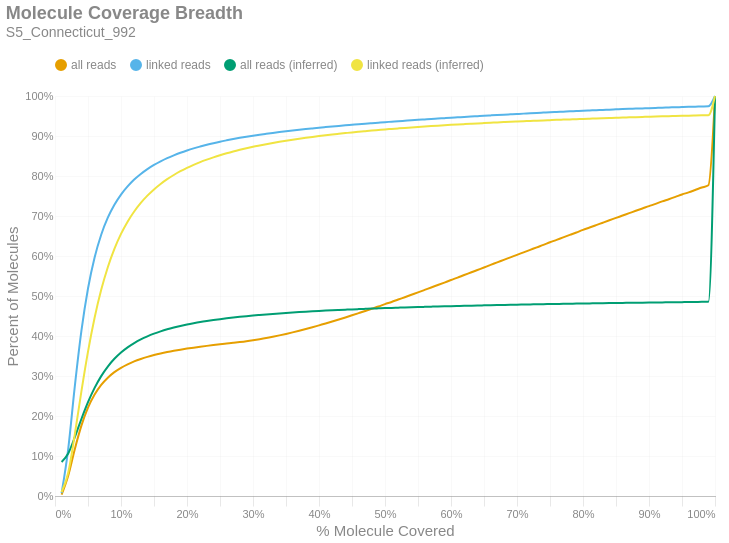

Here is the notebook cell this chart was saved with:
### Markdown cell above
### Molecule Read Coverage
This chart shows molecule coverage breadth as computed by the number of bases aligned to that molecule. In other words, "*how much of each unique long molecule is actually sequenced/aligned?*" Keep in mind there is a distinction between sequences and alignments, since some sequences belonging to a particular molecule may not align well and wouldn't appear in the alignment data. This chart also shows molecule coverage breadth as computed by the *inferred fragment* from which the aligned sequences originate. Unlike read coverage, this calculation takes into account the total insert size, including unsequenced gaps between the forward and reverse reads. Like the previous figures, these are cumulative percents.

### Code cell
if SKIPLR:
    print_html(f"Skipped")
else:
    binned_df = consolidated_hist(valids['coverage_bp'], mask, 0.01, True)
    binned_df_inf = consolidated_hist(valids['coverage_inserts'], mask, 0.01, True)
    binned_df = binned_df.with_columns(pl.lit(binned_df_inf['all reads (cumsum)']).alias('all reads (inferred)'))
    binned_df = binned_df.with_columns(pl.lit(binned_df_inf['linked reads (cumsum)']).alias('linked reads (inferred)'))
    binned_df = binned_df.with_columns(
        (pl.col('bin').cast(pl.Float64) + 0.01).alias('right_edge')
    )

    with SafeRender(binned_df):
        (
            density_plot(binned_df, 'Molecule Coverage Breadth', samplename, 'molcov', ['all reads (inferred)','linked reads (inferred)'])
            .encode(
                #x=alt.X('bin:Q', title="% Molecule Covered").axis(format = '%').scale(padding=0),
                x=alt.X('right_edge:Q', title="% Molecule Covered").axis(format='%').scale(padding=0),
                y=alt.Y('value:Q', title='Percent of Molecules')
                    .axis(format='%')
                    .stack(False)
                    .scale(domainMin=0, padding=0),
                color=alt.Color("key:N").scale(domain = ["all reads", "linked reads", "all reads (inferred)", "linked reads (inferred)"]),
                tooltip = [
                    alt.Tooltip("key:N", title = "Data Type"),
                    alt.Tooltip("range_label:N", title="% Molecule Covered"),
                    alt.Tooltip("value:Q", format = ".2%", title="% Molecules")
                ]
            )
        ).display()

### Figure 1 — Vega-Lite specification as saved in the notebook (floating-point values rounded to 4 significant figures)
{"width": "container", "height": 400, "config": {"title": {"anchor": "start", "dy": -15, "fontSize": 18, "color": "#888888", "subtitleColor": "#888888", "subtitleFontSize": 14}, "arc": {"fill": "#0072B2"}, "axis": {"domainColor": "#888888", "domainWidth": 0.5, "gridWidth": 0.2, "grid": false, "titleFontWeight": 400, "titleFontSize": 15, "labelFontSize": 11, "labelColor": "#888888", "tickColor": "#888888", "tickWidth": 0.2, "titleColor": "#888888"}, "axisBand": {"grid": false}, "axisX": {"grid": true, "tickSize": 10, "domainCap": "round"}, "axisY": {"domain": false, "grid": true, "tickSize": 0, "domainCap": "round"}, "background": "transparent", "header": {"labelFontSize": 15, "labelColor": "#888888", "titleFontSize": 15, "titleFontWeight": 600, "titleColor": "#888888"}, "legend": {"labelFont": "sans-serif", "labelFontSize": 12, "labelColor": "#888888", "symbolSize": 100, "symbolType": "circle", "titleFontSize": 12, "titlePadding": 10, "titleColor": "#888888", "title": null, "orient": "top"}, "range": {"category": ["#E69F00", "#56B4E9", "#009E73", "#F0E442", "#0072B2", "#D55E00", "#CC79A7", "#000000"], "diverging": ["#cfe8f3", "#a2d4ec", "#73bfe2", "#46abdb", "#1696d2", "#12719e"]}, "area": {"fill": "#0072B2", "fillOpacity": 0.7, "line": true, "strokeOpacity": 0.7}, "line": {"color": "#0072B2", "stroke": "#0072B2", "strokeWidth": 2}, "trail": {"color": "#0072B2", "stroke": "#0072B2", "strokeWidth": 0, "size": 1}, "point": {"filled": true, "fillOpacity": 1.0, "size": 95}, "text": {"color": "#888888", "fontSize": 11, "align": "right", "fontWeight": 400, "size": 11}, "bar": {"fill": "#0072B2", "stroke": null}, "view": {"stroke": null, "continuousWidth": 660, "continuousHeight": 400}}, "data": {"name": "data-ac7a5d39d51f05a14d802abb3b136f3e"}, "mark": {"type": "line", "interpolate": "monotone", "point": {"opacity": 0, "size": 275}}, "encoding": {"color": {"field": "key", "scale": {"domain": ["all reads", "linked reads", "all reads (inferred)", "linked reads (inferred)"]}, "type": "nominal"}, "tooltip": [{"field": "key", "title": "Data Type", "type": "nominal"}, {"field": "range_label", "title": "% Molecule Covered", "type": "nominal"}, {"field": "value", "format": ".2%", "title": "% Molecules", "type": "quantitative"}], "x": {"axis": {"format": "%"}, "field": "right_edge", "scale": {"padding": 0}, "title": "% Molecule Covered", "type": "quantitative"}, "y": {"axis": {"format": "%"}, "field": "value", "scale": {"domainMin": 0, "padding": 0}, "stack": false, "title": "Percent of Molecules", "type": "quantitative"}}, "params": [{"name": "param_c36ac31b6afebe62", "select": {"type": "point", "fields": ["key"]}, "bind": "legend"}], "title": {"text": "Molecule Coverage Breadth", "subtitle": "S5_Connecticut_992"}, "transform": [{"fold": ["all reads (cumsum)", "linked reads (cumsum)", "all reads (inferred)", "linked reads (inferred)"]}, {"calculate": "replace(datum.key, ' (cumsum)', '')", "as": "key"}, {"filter": {"param": "param_c36ac31b6afebe62"}}], "usermeta": {"embedOptions": {"downloadFileName": "S5_Connecticut_992.molcov"}}, "$schema": "https://vega.github.io/schema/vega-lite/v6.1.0.json", "datasets": {"data-ac7a5d39d51f05a14d802abb3b136f3e": [{"bin": "0.0", "interval": "0.0-0.01", "all reads": 0.003328, "linked reads": 0.007009, "all reads (cumsum)": 0.003328, "linked reads (cumsum)": 0.007009, "range_label": "0.0-0.01", "all reads (inferred)": 0.08496, "linked reads (inferred)": 0.009727, "right_edge": 0.01}, {"bin": "0.01", "interval": "0.01-0.02", "all reads": 0.0473, "linked reads": 0.1103, "all reads (cumsum)": 0.05063, "linked reads (cumsum)": 0.1173, "range_label": "0.01-0.02", "all reads (inferred)": 0.1061, "linked reads (inferred)": 0.05801, "right_edge": 0.02}, {"bin": "0.02", "interval": "0.02-0.03", "all reads": 0.06653, "linked reads": 0.1568, "all reads (cumsum)": 0.1172, "linked reads (cumsum)": 0.2741, "range_label": "0.02-0.03", "all reads (inferred)": 0.147, "linked reads (inferred)": 0.1539, "right_edge": 0.03}, {"bin": "0.03", "interval": "0.03-0.04", "all reads": 0.05865, "linked reads": 0.1385, "all reads (cumsum)": 0.1758, "linked reads (cumsum)": 0.4126, "range_label": "0.03-0.04", "all reads (inferred)": 0.1925, "linked reads (inferred)": 0.2614, "right_edge": 0.04}, {"bin": "0.04", "interval": "0.04-0.05", "all reads": 0.04495, "linked reads": 0.1062, "all reads (cumsum)": 0.2208, "linked reads (cumsum)": 0.5188, "range_label": "0.04-0.05", "all reads (inferred)": 0.2345, "linked reads (inferred)": 0.3608, "right_edge": 0.05}, {"bin": "0.05", "interval": "0.05-0.06", "all reads": 0.03289, "linked reads": 0.07758, "all reads (cumsum)": 0.2537, "linked reads (cumsum)": 0.5964, "range_label": "0.05-0.06", "all reads (inferred)": 0.2703, "linked reads (inferred)": 0.4456, "right_edge": 0.06}, {"bin": "0.06", "interval": "0.06-0.07", "all reads": 0.02414, "linked reads": 0.05687, "all reads (cumsum)": 0.2778, "linked reads (cumsum)": 0.6533, "range_label": "0.06-0.07", "all reads (inferred)": 0.2997, "linked reads (inferred)": 0.5154, "right_edge": 0.07}, {"bin": "0.07", "interval": "0.07-0.08", "all reads": 0.01804, "linked reads": 0.04244, "all reads (cumsum)": 0.2958, "linked reads (cumsum)": 0.6957, "range_label": "0.07-0.08", "all reads (inferred)": 0.3236, "linked reads (inferred)": 0.572, "right_edge": 0.08}, {"bin": "0.08", "interval": "0.08-0.09", "all reads": 0.01381, "linked reads": 0.03246, "all reads (cumsum)": 0.3096, "linked reads (cumsum)": 0.7282, "range_label": "0.08-0.09", "all reads (inferred)": 0.343, "linked reads (inferred)": 0.6178, "right_edge": 0.09}, {"bin": "0.09", "interval": "0.09-0.1", "all reads": 0.01086, "linked reads": 0.02543, "all reads (cumsum)": 0.3205, "linked reads (cumsum)": 0.7536, "range_label": "0.09-0.1", "all reads (inferred)": 0.3588, "linked reads (inferred)": 0.6553, "right_edge": 0.1}, {"bin": "0.1", "interval": "0.1-0.11", "all reads": 0.008704, "linked reads": 0.02032, "all reads (cumsum)": 0.3292, "linked reads (cumsum)": 0.7739, "range_label": "0.1-0.11", "all reads (inferred)": 0.3717, "linked reads (inferred)": 0.6859, "right_edge": 0.11}, {"bin": "0.11", "interval": "0.11-0.12", "all reads": 0.00738, "linked reads": 0.0172, "all reads (cumsum)": 0.3366, "linked reads (cumsum)": 0.7911, "range_label": "0.11-0.12", "all reads (inferred)": 0.3825, "linked reads (inferred)": 0.7112, "right_edge": 0.12}, {"bin": "0.12", "interval": "0.12-0.13", "all reads": 0.006004, "linked reads": 0.01394, "all reads (cumsum)": 0.3426, "linked reads (cumsum)": 0.8051, "range_label": "0.12-0.13", "all reads (inferred)": 0.3916, "linked reads (inferred)": 0.7328, "right_edge": 0.13}, {"bin": "0.13", "interval": "0.13-0.14", "all reads": 0.005213, "linked reads": 0.01207, "all reads (cumsum)": 0.3478, "linked reads (cumsum)": 0.8171, "range_label": "0.13-0.14", "all reads (inferred)": 0.3992, "linked reads (inferred)": 0.7509, "right_edge": 0.14}, {"bin": "0.14", "interval": "0.14-0.15", "all reads": 0.004522, "linked reads": 0.01042, "all reads (cumsum)": 0.3523, "linked reads (cumsum)": 0.8276, "range_label": "0.14-0.15", "all reads (inferred)": 0.4059, "linked reads (inferred)": 0.7665, "right_edge": 0.15}, {"bin": "0.15", "interval": "0.15-0.16", "all reads": 0.003942, "linked reads": 0.009044, "all reads (cumsum)": 0.3563, "linked reads (cumsum)": 0.8366, "range_label": "0.15-0.16", "all reads (inferred)": 0.4116, "linked reads (inferred)": 0.7801, "right_edge": 0.16}, {"bin": "0.16", "interval": "0.16-0.17", "all reads": 0.003526, "linked reads": 0.008001, "all reads (cumsum)": 0.3598, "linked reads (cumsum)": 0.8446, "range_label": "0.16-0.17", "all reads (inferred)": 0.4167, "linked reads (inferred)": 0.7921, "right_edge": 0.17}, {"bin": "0.17", "interval": "0.17-0.18", "all reads": 0.003186, "linked reads": 0.007123, "all reads (cumsum)": 0.363, "linked reads (cumsum)": 0.8517, "range_label": "0.17-0.18", "all reads (inferred)": 0.4211, "linked reads (inferred)": 0.8025, "right_edge": 0.18}, {"bin": "0.18", "interval": "0.18-0.19", "all reads": 0.002883, "linked reads": 0.006365, "all reads (cumsum)": 0.3659, "linked reads (cumsum)": 0.8581, "range_label": "0.18-0.19", "all reads (inferred)": 0.4251, "linked reads (inferred)": 0.8119, "right_edge": 0.19}, {"bin": "0.19", "interval": "0.19-0.2", "all reads": 0.002625, "linked reads": 0.005733, "all reads (cumsum)": 0.3685, "linked reads (cumsum)": 0.8638, "range_label": "0.19-0.2", "all reads (inferred)": 0.4287, "linked reads (inferred)": 0.8203, "right_edge": 0.2}, {"bin": "0.2", "interval": "0.2-0.21", "all reads": 0.002404, "linked reads": 0.005176, "all reads (cumsum)": 0.3709, "linked reads (cumsum)": 0.869, "range_label": "0.2-0.21", "all reads (inferred)": 0.4319, "linked reads (inferred)": 0.8279, "right_edge": 0.21}, {"bin": "0.21", "interval": "0.21-0.22", "all reads": 0.002244, "linked reads": 0.004664, "all reads (cumsum)": 0.3731, "linked reads (cumsum)": 0.8737, "range_label": "0.21-0.22", "all reads (inferred)": 0.4348, "linked reads (inferred)": 0.8348, "right_edge": 0.22}, {"bin": "0.22", "interval": "0.22-0.23", "all reads": 0.002156, "linked reads": 0.004431, "all reads (cumsum)": 0.3753, "linked reads (cumsum)": 0.8781, "range_label": "0.22-0.23", "all reads (inferred)": 0.4374, "linked reads (inferred)": 0.8409, "right_edge": 0.23}, {"bin": "0.23", "interval": "0.23-0.24", "all reads": 0.002029, "linked reads": 0.004019, "all reads (cumsum)": 0.3773, "linked reads (cumsum)": 0.8821, "range_label": "0.23-0.24", "all reads (inferred)": 0.4398, "linked reads (inferred)": 0.8466, "right_edge": 0.24}, {"bin": "0.24", "interval": "0.24-0.25", "all reads": 0.001931, "linked reads": 0.003723, "all reads (cumsum)": 0.3793, "linked reads (cumsum)": 0.8858, "range_label": "0.24-0.25", "all reads (inferred)": 0.4421, "linked reads (inferred)": 0.8518, "right_edge": 0.25}, {"bin": "0.25", "interval": "0.25-0.26", "all reads": 0.001838, "linked reads": 0.003378, "all reads (cumsum)": 0.3811, "linked reads (cumsum)": 0.8892, "range_label": "0.25-0.26", "all reads (inferred)": 0.4442, "linked reads (inferred)": 0.8567, "right_edge": 0.26}, {"bin": "0.26", "interval": "0.26-0.27", "all reads": 0.001823, "linked reads": 0.003216, "all reads (cumsum)": 0.3829, "linked reads (cumsum)": 0.8924, "range_label": "0.26-0.27", "all reads (inferred)": 0.4461, "linked reads (inferred)": 0.8613, "right_edge": 0.27}, {"bin": "0.27", "interval": "0.27-0.28", "all reads": 0.001905, "linked reads": 0.003027, "all reads (cumsum)": 0.3848, "linked reads (cumsum)": 0.8955, "range_label": "0.27-0.28", "all reads (inferred)": 0.4479, "linked reads (inferred)": 0.8655, "right_edge": 0.28}, {"bin": "0.28", "interval": "0.28-0.29", "all reads": 0.002095, "linked reads": 0.002784, "all reads (cumsum)": 0.3869, "linked reads (cumsum)": 0.8982, "range_label": "0.28-0.29", "all reads (inferred)": 0.4496, "linked reads (inferred)": 0.8694, "right_edge": 0.29}, {"bin": "0.29", "interval": "0.29-0.3", "all reads": 0.002416, "linked reads": 0.002615, "all reads (cumsum)": 0.3893, "linked reads (cumsum)": 0.9009, "range_label": "0.29-0.3", "all reads (inferred)": 0.4511, "linked reads (inferred)": 0.873, "right_edge": 0.3}, {"bin": "0.3", "interval": "0.3-0.31", "all reads": 0.002677, "linked reads": 0.00245, "all reads (cumsum)": 0.392, "linked reads (cumsum)": 0.9033, "range_label": "0.3-0.31", "all reads (inferred)": 0.4525, "linked reads (inferred)": 0.8763, "right_edge": 0.31}, {"bin": "0.31", "interval": "0.31-0.32", "all reads": 0.002907, "linked reads": 0.002264, "all reads (cumsum)": 0.3949, "linked reads (cumsum)": 0.9056, "range_label": "0.31-0.32", "all reads (inferred)": 0.4539, "linked reads (inferred)": 0.8796, "right_edge": 0.32}, {"bin": "0.32", "interval": "0.32-0.33", "all reads": 0.003253, "linked reads": 0.002197, "all reads (cumsum)": 0.3982, "linked reads (cumsum)": 0.9078, "range_label": "0.32-0.33", "all reads (inferred)": 0.4552, "linked reads (inferred)": 0.8827, "right_edge": 0.33}, {"bin": "0.33", "interval": "0.33-0.34", "all reads": 0.003426, "linked reads": 0.002108, "all reads (cumsum)": 0.4016, "linked reads (cumsum)": 0.9099, "range_label": "0.33-0.34", "all reads (inferred)": 0.4565, "linked reads (inferred)": 0.8855, "right_edge": 0.34}, {"bin": "0.34", "interval": "0.34-0.35", "all reads": 0.003651, "linked reads": 0.001982, "all reads (cumsum)": 0.4052, "linked reads (cumsum)": 0.9119, "range_label": "0.34-0.35", "all reads (inferred)": 0.4576, "linked reads (inferred)": 0.8883, "right_edge": 0.35}, {"bin": "0.35", "interval": "0.35-0.36", "all reads": 0.003862, "linked reads": 0.001899, "all reads (cumsum)": 0.4091, "linked reads (cumsum)": 0.9138, "range_label": "0.35-0.36", "all reads (inferred)": 0.4587, "linked reads (inferred)": 0.8908, "right_edge": 0.36}, {"bin": "0.36", "interval": "0.36-0.37", "all reads": 0.004096, "linked reads": 0.001808, "all reads (cumsum)": 0.4132, "linked reads (cumsum)": 0.9156, "range_label": "0.36-0.37", "all reads (inferred)": 0.4598, "linked reads (inferred)": 0.8933, "right_edge": 0.37}, {"bin": "0.37", "interval": "0.37-0.38", "all reads": 0.004296, "linked reads": 0.001754, "all reads (cumsum)": 0.4175, "linked reads (cumsum)": 0.9173, "range_label": "0.37-0.38", "all reads (inferred)": 0.4607, "linked reads (inferred)": 0.8955, "right_edge": 0.38}, {"bin": "0.38", "interval": "0.38-0.39", "all reads": 0.004413, "linked reads": 0.001699, "all reads (cumsum)": 0.4219, "linked reads (cumsum)": 0.919, "range_label": "0.38-0.39", "all reads (inferred)": 0.4617, "linked reads (inferred)": 0.8977, "right_edge": 0.39}, {"bin": "0.39", "interval": "0.39-0.4", "all reads": 0.004731, "linked reads": 0.001681, "all reads (cumsum)": 0.4266, "linked reads (cumsum)": 0.9207, "range_label": "0.39-0.4", "all reads (inferred)": 0.4626, "linked reads (inferred)": 0.8998, "right_edge": 0.4}, {"bin": "0.4", "interval": "0.4-0.41", "all reads": 0.004653, "linked reads": 0.001554, "all reads (cumsum)": 0.4313, "linked reads (cumsum)": 0.9222, "range_label": "0.4-0.41", "all reads (inferred)": 0.4634, "linked reads (inferred)": 0.9019, "right_edge": 0.41}, {"bin": "0.41", "interval": "0.41-0.42", "all reads": 0.004903, "linked reads": 0.001519, "all reads (cumsum)": 0.4362, "linked reads (cumsum)": 0.9238, "range_label": "0.41-0.42", "all reads (inferred)": 0.4643, "linked reads (inferred)": 0.9038, "right_edge": 0.42}, {"bin": "0.42", "interval": "0.42-0.43", "all reads": 0.00504, "linked reads": 0.001464, "all reads (cumsum)": 0.4412, "linked reads (cumsum)": 0.9252, "range_label": "0.42-0.43", "all reads (inferred)": 0.465, "linked reads (inferred)": 0.9056, "right_edge": 0.43}, {"bin": "0.43", "interval": "0.43-0.44", "all reads": 0.005182, "linked reads": 0.001423, "all reads (cumsum)": 0.4464, "linked reads (cumsum)": 0.9267, "range_label": "0.43-0.44", "all reads (inferred)": 0.4658, "linked reads (inferred)": 0.9073, "right_edge": 0.44}, {"bin": "0.44", "interval": "0.44-0.45", "all reads": 0.005277, "linked reads": 0.001392, "all reads (cumsum)": 0.4517, "linked reads (cumsum)": 0.928, "range_label": "0.44-0.45", "all reads (inferred)": 0.4665, "linked reads (inferred)": 0.909, "right_edge": 0.45}, {"bin": "0.45", "interval": "0.45-0.46", "all reads": 0.005388, "linked reads": 0.001402, "all reads (cumsum)": 0.4571, "linked reads (cumsum)": 0.9294, "range_label": "0.45-0.46", "all reads (inferred)": 0.4672, "linked reads (inferred)": 0.9106, "right_edge": 0.46}, {"bin": "0.46", "interval": "0.46-0.47", "all reads": 0.005435, "linked reads": 0.001349, "all reads (cumsum)": 0.4625, "linked reads (cumsum)": 0.9308, "range_label": "0.46-0.47", "all reads (inferred)": 0.4679, "linked reads (inferred)": 0.9121, "right_edge": 0.47}, {"bin": "0.47", "interval": "0.47-0.48", "all reads": 0.005579, "linked reads": 0.001292, "all reads (cumsum)": 0.4681, "linked reads (cumsum)": 0.9321, "range_label": "0.47-0.48", "all reads (inferred)": 0.4685, "linked reads (inferred)": 0.9136, "right_edge": 0.48}, {"bin": "0.48", "interval": "0.48-0.49", "all reads": 0.005503, "linked reads": 0.001279, "all reads (cumsum)": 0.4736, "linked reads (cumsum)": 0.9334, "range_label": "0.48-0.49", "all reads (inferred)": 0.4691, "linked reads (inferred)": 0.915, "right_edge": 0.49}, {"bin": "0.49", "interval": "0.49-0.5", "all reads": 0.006082, "linked reads": 0.001266, "all reads (cumsum)": 0.4797, "linked reads (cumsum)": 0.9346, "range_label": "0.49-0.5", "all reads (inferred)": 0.4697, "linked reads (inferred)": 0.9164, "right_edge": 0.5}, {"bin": "0.5", "interval": "0.5-0.51", "all reads": 0.005392, "linked reads": 0.001177, "all reads (cumsum)": 0.4851, "linked reads (cumsum)": 0.9358, "range_label": "0.5-0.51", "all reads (inferred)": 0.4703, "linked reads (inferred)": 0.9177, "right_edge": 0.51}, {"bin": "0.51", "interval": "0.51-0.52", "all reads": 0.006072, "linked reads": 0.001209, "all reads (cumsum)": 0.4911, "linked reads (cumsum)": 0.937, "range_label": "0.51-0.52", "all reads (inferred)": 0.4708, "linked reads (inferred)": 0.919, "right_edge": 0.52}, {"bin": "0.52", "interval": "0.52-0.53", "all reads": 0.005852, "linked reads": 0.001116, "all reads (cumsum)": 0.497, "linked reads (cumsum)": 0.9381, "range_label": "0.52-0.53", "all reads (inferred)": 0.4714, "linked reads (inferred)": 0.9203, "right_edge": 0.53}, {"bin": "0.53", "interval": "0.53-0.54", "all reads": 0.006047, "linked reads": 0.001121, "all reads (cumsum)": 0.503, "linked reads (cumsum)": 0.9393, "range_label": "0.53-0.54", "all reads (inferred)": 0.4719, "linked reads (inferred)": 0.9215, "right_edge": 0.54}, {"bin": "0.54", "interval": "0.54-0.55", "all reads": 0.005991, "linked reads": 0.00111, "all reads (cumsum)": 0.509, "linked reads (cumsum)": 0.9404, "range_label": "0.54-0.55", "all reads (inferred)": 0.4724, "linked reads (inferred)": 0.9226, "right_edge": 0.55}, {"bin": "0.55", "interval": "0.55-0.56", "all reads": 0.006123, "linked reads": 0.001088, "all reads (cumsum)": 0.5152, "linked reads (cumsum)": 0.9415, "range_label": "0.55-0.56", "all reads (inferred)": 0.4729, "linked reads (inferred)": 0.9237, "right_edge": 0.56}, {"bin": "0.56", "interval": "0.56-0.57", "all reads": 0.006184, "linked reads": 0.001086, "all reads (cumsum)": 0.5213, "linked reads (cumsum)": 0.9425, "range_label": "0.56-0.57", "all reads (inferred)": 0.4733, "linked reads (inferred)": 0.9248, "right_edge": 0.57}, {"bin": "0.57", "interval": "0.57-0.58", "all reads": 0.006021, "linked reads": 0.001022, "all reads (cumsum)": 0.5274, "linked reads (cumsum)": 0.9436, "range_label": "0.57-0.58", "all reads (inferred)": 0.4738, "linked reads (inferred)": 0.9258, "right_edge": 0.58}, {"bin": "0.58", "interval": "0.58-0.59", "all reads": 0.006223, "linked reads": 0.001048, "all reads (cumsum)": 0.5336, "linked reads (cumsum)": 0.9446, "range_label": "0.58-0.59", "all reads (inferred)": 0.4742, "linked reads (inferred)": 0.9268, "right_edge": 0.59}, {"bin": "0.59", "interval": "0.59-0.6", "all reads": 0.006333, "linked reads": 0.001041, "all reads (cumsum)": 0.5399, "linked reads (cumsum)": 0.9457, "range_label": "0.59-0.6", "all reads (inferred)": 0.4747, "linked reads (inferred)": 0.9278, "right_edge": 0.6}, {"bin": "0.6", "interval": "0.6-0.61", "all reads": 0.006095, "linked reads": 0.001006, "all reads (cumsum)": 0.546, "linked reads (cumsum)": 0.9467, "range_label": "0.6-0.61", "all reads (inferred)": 0.4751, "linked reads (inferred)": 0.9288, "right_edge": 0.61}, {"bin": "0.61", "interval": "0.61-0.62", "all reads": 0.006464, "linked reads": 0.001017, "all reads (cumsum)": 0.5525, "linked reads (cumsum)": 0.9477, "range_label": "0.61-0.62", "all reads (inferred)": 0.4755, "linked reads (inferred)": 0.9297, "right_edge": 0.62}, {"bin": "0.62", "interval": "0.62-0.63", "all reads": 0.006224, "linked reads": 0.0009833, "all reads (cumsum)": 0.5587, "linked reads (cumsum)": 0.9487, "range_label": "0.62-0.63", "all reads (inferred)": 0.4759, "linked reads (inferred)": 0.9306, "right_edge": 0.63}, {"bin": "0.63", "interval": "0.63-0.64", "all reads": 0.006329, "linked reads": 0.0009719, "all reads (cumsum)": 0.565, "linked reads (cumsum)": 0.9496, "range_label": "0.63-0.64", "all reads (inferred)": 0.4762, "linked reads (inferred)": 0.9315, "right_edge": 0.64}, {"bin": "0.64", "interval": "0.64-0.65", "all reads": 0.006312, "linked reads": 0.0009798, "all reads (cumsum)": 0.5713, "linked reads (cumsum)": 0.9506, "range_label": "0.64-0.65", "all reads (inferred)": 0.4766, "linked reads (inferred)": 0.9323, "right_edge": 0.65}, {"bin": "0.65", "interval": "0.65-0.66", "all reads": 0.006466, "linked reads": 0.000922, "all reads (cumsum)": 0.5778, "linked reads (cumsum)": 0.9515, "range_label": "0.65-0.66", "all reads (inferred)": 0.477, "linked reads (inferred)": 0.9331, "right_edge": 0.66}, {"bin": "0.66", "interval": "0.66-0.67", "all reads": 0.00614, "linked reads": 0.0009097, "all reads (cumsum)": 0.584, "linked reads (cumsum)": 0.9524, "range_label": "0.66-0.67", "all reads (inferred)": 0.4773, "linked reads (inferred)": 0.9339, "right_edge": 0.67}, {"bin": "0.67", "interval": "0.67-0.68", "all reads": 0.006349, "linked reads": 0.0008903, "all reads (cumsum)": 0.5903, "linked reads (cumsum)": 0.9533, "range_label": "0.67-0.68", "all reads (inferred)": 0.4777, "linked reads (inferred)": 0.9347, "right_edge": 0.68}, {"bin": "0.68", "interval": "0.68-0.69", "all reads": 0.006229, "linked reads": 0.0008651, "all reads (cumsum)": 0.5965, "linked reads (cumsum)": 0.9542, "range_label": "0.68-0.69", "all reads (inferred)": 0.478, "linked reads (inferred)": 0.9355, "right_edge": 0.69}, {"bin": "0.69", "interval": "0.69-0.7", "all reads": 0.006386, "linked reads": 0.0008691, "all reads (cumsum)": 0.6029, "linked reads (cumsum)": 0.9551, "range_label": "0.69-0.7", "all reads (inferred)": 0.4783, "linked reads (inferred)": 0.9362, "right_edge": 0.7}, {"bin": "0.7", "interval": "0.7-0.71", "all reads": 0.006197, "linked reads": 0.0008761, "all reads (cumsum)": 0.6091, "linked reads (cumsum)": 0.9559, "range_label": "0.7-0.71", "all reads (inferred)": 0.4786, "linked reads (inferred)": 0.9369, "right_edge": 0.71}, {"bin": "0.71", "interval": "0.71-0.72", "all reads": 0.006273, "linked reads": 0.0008982, "all reads (cumsum)": 0.6154, "linked reads (cumsum)": 0.9568, "range_label": "0.71-0.72", "all reads (inferred)": 0.4789, "linked reads (inferred)": 0.9376, "right_edge": 0.72}, {"bin": "0.72", "interval": "0.72-0.73", "all reads": 0.006336, "linked reads": 0.0008488, "all reads (cumsum)": 0.6217, "linked reads (cumsum)": 0.9577, "range_label": "0.72-0.73", "all reads (inferred)": 0.4793, "linked reads (inferred)": 0.9383, "right_edge": 0.73}, {"bin": "0.73", "interval": "0.73-0.74", "all reads": 0.006137, "linked reads": 0.0008131, "all reads (cumsum)": 0.6279, "linked reads (cumsum)": 0.9585, "range_label": "0.73-0.74", "all reads (inferred)": 0.4796, "linked reads (inferred)": 0.939, "right_edge": 0.74}, {"bin": "0.74", "interval": "0.74-0.75", "all reads": 0.006484, "linked reads": 0.0008236, "all reads (cumsum)": 0.6343, "linked reads (cumsum)": 0.9593, "range_label": "0.74-0.75", "all reads (inferred)": 0.4798, "linked reads (inferred)": 0.9397, "right_edge": 0.75}, {"bin": "0.75", "interval": "0.75-0.76", "all reads": 0.006038, "linked reads": 0.0007575, "all reads (cumsum)": 0.6404, "linked reads (cumsum)": 0.9601, "range_label": "0.75-0.76", "all reads (inferred)": 0.4801, "linked reads (inferred)": 0.9403, "right_edge": 0.76}, {"bin": "0.76", "interval": "0.76-0.77", "all reads": 0.006177, "linked reads": 0.0007645, "all reads (cumsum)": 0.6466, "linked reads (cumsum)": 0.9608, "range_label": "0.76-0.77", "all reads (inferred)": 0.4804, "linked reads (inferred)": 0.9409, "right_edge": 0.77}, {"bin": "0.77", "interval": "0.77-0.78", "all reads": 0.006108, "linked reads": 0.0007504, "all reads (cumsum)": 0.6527, "linked reads (cumsum)": 0.9616, "range_label": "0.77-0.78", "all reads (inferred)": 0.4807, "linked reads (inferred)": 0.9416, "right_edge": 0.78}, {"bin": "0.78", "interval": "0.78-0.79", "all reads": 0.006177, "linked reads": 0.0007698, "all reads (cumsum)": 0.6588, "linked reads (cumsum)": 0.9624, "range_label": "0.78-0.79", "all reads (inferred)": 0.4809, "linked reads (inferred)": 0.9422, "right_edge": 0.79}, {"bin": "0.79", "interval": "0.79-0.8", "all reads": 0.006401, "linked reads": 0.0007575, "all reads (cumsum)": 0.6652, "linked reads (cumsum)": 0.9631, "range_label": "0.79-0.8", "all reads (inferred)": 0.4812, "linked reads (inferred)": 0.9428, "right_edge": 0.8}, {"bin": "0.8", "interval": "0.8-0.81", "all reads": 0.005852, "linked reads": 0.0006961, "all reads (cumsum)": 0.6711, "linked reads (cumsum)": 0.9638, "range_label": "0.8-0.81", "all reads (inferred)": 0.4815, "linked reads (inferred)": 0.9434, "right_edge": 0.81}, {"bin": "0.81", "interval": "0.81-0.82", "all reads": 0.00604, "linked reads": 0.0007085, "all reads (cumsum)": 0.6771, "linked reads (cumsum)": 0.9645, "range_label": "0.81-0.82", "all reads (inferred)": 0.4818, "linked reads (inferred)": 0.944, "right_edge": 0.82}, {"bin": "0.82", "interval": "0.82-0.83", "all reads": 0.006106, "linked reads": 0.0006653, "all reads (cumsum)": 0.6832, "linked reads (cumsum)": 0.9652, "range_label": "0.82-0.83", "all reads (inferred)": 0.482, "linked reads (inferred)": 0.9445, "right_edge": 0.83}, {"bin": "0.83", "interval": "0.83-0.84", "all reads": 0.00604, "linked reads": 0.0007151, "all reads (cumsum)": 0.6893, "linked reads (cumsum)": 0.9659, "range_label": "0.83-0.84", "all reads (inferred)": 0.4822, "linked reads (inferred)": 0.9451, "right_edge": 0.84}, {"bin": "0.84", "interval": "0.84-0.85", "all reads": 0.005899, "linked reads": 0.0006582, "all reads (cumsum)": 0.6952, "linked reads (cumsum)": 0.9666, "range_label": "0.84-0.85", "all reads (inferred)": 0.4825, "linked reads (inferred)": 0.9456, "right_edge": 0.85}, {"bin": "0.85", "interval": "0.85-0.86", "all reads": 0.005952, "linked reads": 0.0006723, "all reads (cumsum)": 0.7011, "linked reads (cumsum)": 0.9672, "range_label": "0.85-0.86", "all reads (inferred)": 0.4827, "linked reads (inferred)": 0.9461, "right_edge": 0.86}, {"bin": "0.86", "interval": "0.86-0.87", "all reads": 0.00591, "linked reads": 0.0006141, "all reads (cumsum)": 0.707, "linked reads (cumsum)": 0.9679, "range_label": "0.86-0.87", "all reads (inferred)": 0.483, "linked reads (inferred)": 0.9466, "right_edge": 0.87}, {"bin": "0.87", "interval": "0.87-0.88", "all reads": 0.005994, "linked reads": 0.0005907, "all reads (cumsum)": 0.713, "linked reads (cumsum)": 0.9684, "range_label": "0.87-0.88", "all reads (inferred)": 0.4832, "linked reads (inferred)": 0.9472, "right_edge": 0.88}, {"bin": "0.88", "interval": "0.88-0.89", "all reads": 0.005849, "linked reads": 0.000607, "all reads (cumsum)": 0.7189, "linked reads (cumsum)": 0.9691, "range_label": "0.88-0.89", "all reads (inferred)": 0.4834, "linked reads (inferred)": 0.9477, "right_edge": 0.89}, {"bin": "0.89", "interval": "0.89-0.9", "all reads": 0.005919, "linked reads": 0.000596, "all reads (cumsum)": 0.7248, "linked reads (cumsum)": 0.9696, "range_label": "0.89-0.9", "all reads (inferred)": 0.4836, "linked reads (inferred)": 0.9481, "right_edge": 0.9}, {"bin": "0.9", "interval": "0.9-0.91", "all reads": 0.005538, "linked reads": 0.0005638, "all reads (cumsum)": 0.7303, "linked reads (cumsum)": 0.9702, "range_label": "0.9-0.91", "all reads (inferred)": 0.4839, "linked reads (inferred)": 0.9486, "right_edge": 0.91}, {"bin": "0.91", "interval": "0.91-0.92", "all reads": 0.006208, "linked reads": 0.0005673, "all reads (cumsum)": 0.7366, "linked reads (cumsum)": 0.9708, "range_label": "0.91-0.92", "all reads (inferred)": 0.4841, "linked reads (inferred)": 0.9491, "right_edge": 0.92}, {"bin": "0.92", "interval": "0.92-0.93", "all reads": 0.005314, "linked reads": 0.0005356, "all reads (cumsum)": 0.7419, "linked reads (cumsum)": 0.9713, "range_label": "0.92-0.93", "all reads (inferred)": 0.4843, "linked reads (inferred)": 0.9495, "right_edge": 0.93}, {"bin": "0.93", "interval": "0.93-0.94", "all reads": 0.005847, "linked reads": 0.0005554, "all reads (cumsum)": 0.7477, "linked reads (cumsum)": 0.9719, "range_label": "0.93-0.94", "all reads (inferred)": 0.4845, "linked reads (inferred)": 0.9499, "right_edge": 0.94}, {"bin": "0.94", "interval": "0.94-0.95", "all reads": 0.006172, "linked reads": 0.0005289, "all reads (cumsum)": 0.7539, "linked reads (cumsum)": 0.9724, "range_label": "0.94-0.95", "all reads (inferred)": 0.4847, "linked reads (inferred)": 0.9504, "right_edge": 0.95}, {"bin": "0.95", "interval": "0.95-0.96", "all reads": 0.005154, "linked reads": 0.0005237, "all reads (cumsum)": 0.759, "linked reads (cumsum)": 0.9729, "range_label": "0.95-0.96", "all reads (inferred)": 0.4849, "linked reads (inferred)": 0.9508, "right_edge": 0.96}, {"bin": "0.96", "interval": "0.96-0.97", "all reads": 0.006007, "linked reads": 0.000499, "all reads (cumsum)": 0.765, "linked reads (cumsum)": 0.9734, "range_label": "0.96-0.97", "all reads (inferred)": 0.4851, "linked reads (inferred)": 0.9513, "right_edge": 0.97}, {"bin": "0.97", "interval": "0.97-0.98", "all reads": 0.006088, "linked reads": 0.0004822, "all reads (cumsum)": 0.7711, "linked reads (cumsum)": 0.9739, "range_label": "0.97-0.98", "all reads (inferred)": 0.4853, "linked reads (inferred)": 0.9517, "right_edge": 0.98}, {"bin": "0.98", "interval": "0.98-0.99", "all reads": 0.005712, "linked reads": 0.000517, "all reads (cumsum)": 0.7768, "linked reads (cumsum)": 0.9744, "range_label": "0.98-0.99", "all reads (inferred)": 0.4856, "linked reads (inferred)": 0.9521, "right_edge": 0.99}, {"bin": "0.99", "interval": "0.99-1.0", "all reads": 0.2232, "linked reads": 0.02558, "all reads (cumsum)": 1.0, "linked reads (cumsum)": 1.0, "range_label": "0.99-1.0", "all reads (inferred)": 1.0, "linked reads (inferred)": 1.0, "right_edge": 1.0}]}}
